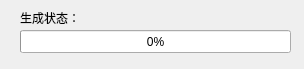
<?xml version="1.0" encoding="UTF-8"?>
<ui version="4.0">
 <class>GenerateProjectForm</class>
 <widget class="QWidget" name="GenerateProjectForm">
  <property name="geometry">
   <rect>
    <x>0</x>
    <y>0</y>
    <width>304</width>
    <height>69</height>
   </rect>
  </property>
  <property name="windowTitle">
   <string>Form</string>
  </property>
  <widget class="QLabel" name="lbl_generateStatus">
   <property name="geometry">
    <rect>
     <x>20</x>
     <y>10</y>
     <width>61</width>
     <height>16</height>
    </rect>
   </property>
   <property name="text">
    <string>生成状态：</string>
   </property>
  </widget>
  <widget class="QProgressBar" name="pgs_generate">
   <property name="geometry">
    <rect>
     <x>20</x>
     <y>30</y>
     <width>271</width>
     <height>23</height>
    </rect>
   </property>
   <property name="value">
    <number>0</number>
   </property>
  </widget>
 </widget>
 <resources/>
 <connections/>
</ui>
